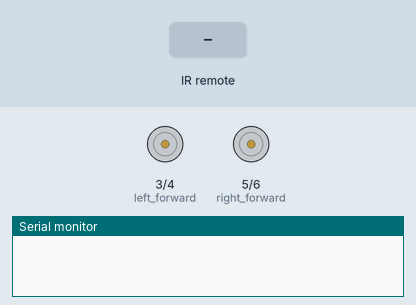
Bench run of a sketch on a simulated Arduino Uno, built with avr-gcc and run on an emulated ATmega328P. Shown: motor-driver pin pairs drawn as motors (green arrow = first pin HIGH = forward, orange = second pin HIGH = backward, longer = more drive), the last lines printed to the serial monitor. The inputs (shaded band) are chosen by the test bench.

Above: at 1.2 s.
1.3 s: infrared code 0xF30CFF00 received
At 2.2 s:
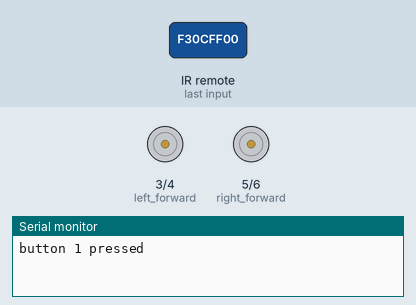
2.9 s: infrared code 0xE718FF00 received
At 3.3 s:
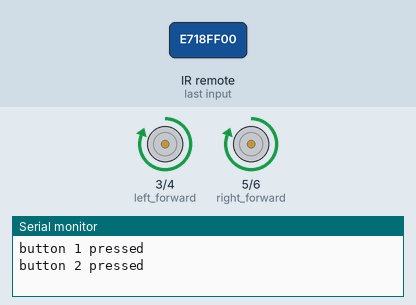
4.4 s: infrared code 0xA15EFF00 received
At 5.7 s:
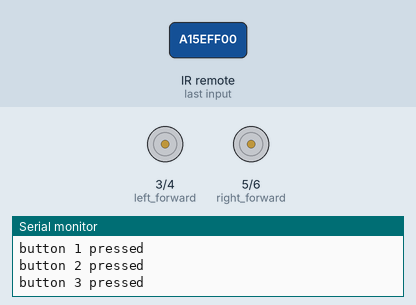
6.0 s: infrared code 0xF708FF00 received
At 7.0 s:
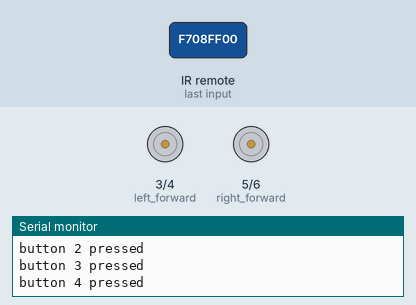
7.6 s: infrared code 0xA55AFF00 received
At 8.2 s:
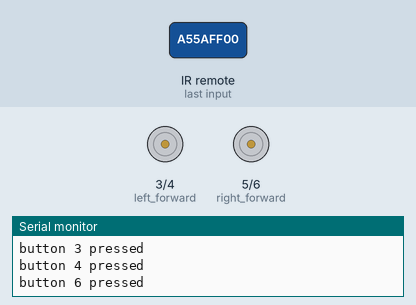
9.2 s: infrared code 0xAD52FF00 received
At 10.5 s:
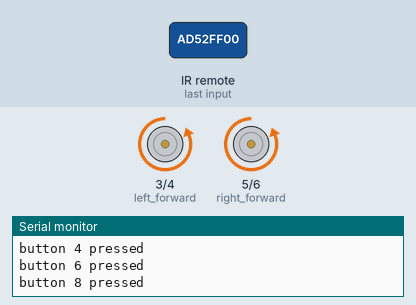
Timing chart, 0 to 11.7 s (numbered marks = the images above; inputs shaded):
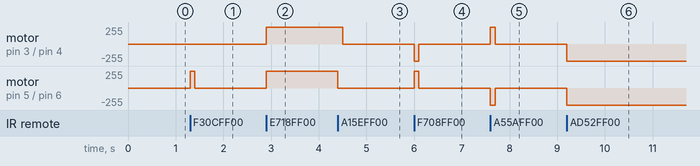

Measured:
- after the input at 1.3 s, motor on pin 5 (right_forward) / pin 6 (right_backward): stopped → forward 255/255 at once, → stopped 0.10 s later
- after the input at 2.9 s, motor on pin 3 (left_forward) / pin 4 (left_backward), motor on pin 5 (right_forward) / pin 6 (right_backward): stopped → forward 255/255 at once
- after the input at 4.4 s, motor on pin 3 (left_forward) / pin 4 (left_backward): forward 255/255 → stopped after 0.10 s; motor on pin 5 (right_forward) / pin 6 (right_backward): forward 255/255 → stopped at once
- after the input at 6.0 s, motor on pin 3 (left_forward) / pin 4 (left_backward): stopped → backward 255/255 at once, → stopped 0.10 s later; motor on pin 5 (right_forward) / pin 6 (right_backward): stopped → forward 255/255 at once, → stopped 0.10 s later
- after the input at 7.6 s, motor on pin 3 (left_forward) / pin 4 (left_backward): stopped → forward 255/255 at once, → stopped 0.10 s later; motor on pin 5 (right_forward) / pin 6 (right_backward): stopped → backward 255/255 at once, → stopped 0.10 s later
- after the input at 9.2 s, motor on pin 3 (left_forward) / pin 4 (left_backward), motor on pin 5 (right_forward) / pin 6 (right_backward): stopped → backward 255/255 at once

The sketch:

2wheel.ino
```cpp
#include <IRremote.h>  //including infrared remote header file
#include <NewPing.h>
#define left_forward 3
#define left_backward 4
#define right_forward 5
#define right_backward 6
#define engine_speed_control 9
#define RECV_PIN 2
#define ECHO_PIN 8
#define TRIG_PIN 9

#define BUTTON_ON 0xBA45FF00
#define BUTTON_0 0xE916FF00
#define BUTTON_1 0xF30CFF00
#define BUTTON_2 0xE718FF00
#define BUTTON_3 0xA15EFF00
#define BUTTON_4 0xF708FF00
#define BUTTON_5 0xE31CFF00
#define BUTTON_6 0xA55AFF00
#define BUTTON_7 0xBD42FF00
#define BUTTON_8 0xAD52FF00
#define BUTTON_9 0xB54AFF00
#define BUTTON_VOL_MINUS 0xEA15FF00
#define BUTTON_VOL_PLUS 0xF609FF00

static bool startEngine = false;
static int engineSpeed = 125;
void setup() {
  // put your setup code here, to run once:
  Serial.begin(9600);
  IrReceiver.begin(RECV_PIN, ENABLE_LED_FEEDBACK);
  for (byte i = 0; i < 4 ; i++) {
    pinMode(3 + i, OUTPUT);
    digitalWrite(3 + i , LOW);
  }
  stop_engine();
  //  analogWrite(engine_speed_control, engineSpeed);

}


void loop() {
  // put your main code here, to run repeatedly:
  ir_function();

}// loop

enum Direction : byte {
  center = 0,
  left = 1,
  right = 2,
  left_1w ,
  right_1w ,
  increase_speed,
  decrease_speed
};

void ir_function() {
  if (IrReceiver.decode()) {
    static Direction perviousDirection = center;
    switch (IrReceiver.decodedIRData.decodedRawData) {
      case BUTTON_ON:
        Serial.println("button on pressed");
        stop_engine();
        perviousDirection = center;
        break;
      case BUTTON_0:
        Serial.println("button 0 pressed");
        break;
      case BUTTON_1:
        Serial.println("button 1 pressed");
        stop_engine();
        perviousDirection = center;
        turn_left_1w();
        perviousDirection = left_1w;
        break;
      case BUTTON_2:
        Serial.println("button 2 pressed");
        move_forward();
        perviousDirection = center;
        break;
      case BUTTON_3:
        Serial.println("button 3 pressed");
        turn_right_1w();
        perviousDirection = right_1w;
        break;
      case BUTTON_4:
        Serial.println("button 4 pressed");
        turn_left();
        perviousDirection = left;
        break;
      case BUTTON_5:
        Serial.println("button 5 pressed");
        stop_engine();
        perviousDirection = center;
        break;
      case BUTTON_6:
        Serial.println("button 6 pressed");
        turn_right();
        perviousDirection = right;
        break;
      case BUTTON_7:
        Serial.println("button 7 pressed");
        break;
      case BUTTON_8:
        Serial.println("button 8 pressed");
        move_backward();
        perviousDirection = center;
        break;
      case BUTTON_9:
        Serial.println("button 9 pressed");
        break;
      case BUTTON_VOL_PLUS:
        Serial.println("button vol + pressed");
        increase_engine_speed();
        perviousDirection = increase_speed;
        break;
      case BUTTON_VOL_MINUS:
        Serial.println("button vol - pressed");
        decrease_engine_speed();
        perviousDirection = decrease_speed;
        break;
      case 0x0:
        switch (perviousDirection) {
          case left:
            turn_left();
            break;
          case right:
            turn_right();
            break;
          case left_1w:
            turn_left_1w();
            break;
          case right_1w:
            turn_right_1w();
            break;
          case increase_speed:
            increase_engine_speed();
            break;
          case decrease_speed:
            decrease_engine_speed();
            break;
        }
        Serial.println("button pressed double");
        break;
      default:
        perviousDirection = center;
        break;
    }
    IrReceiver.resume();
  }

}


void increase_engine_speed() {
  if (engineSpeed + 10 <= 255) {
    engineSpeed += 10;
  }
  else {
    engineSpeed = 255;
  }
  analogWrite(engine_speed_control, engineSpeed);
}

void decrease_engine_speed() {
  if (engineSpeed - 10 >= 125) {
    engineSpeed -= 10;
  }
  else {
    engineSpeed = 125;
  }
  analogWrite(engine_speed_control, engineSpeed);
}


void stop_engine() {
  digitalWrite(left_forward, LOW);
  digitalWrite(left_backward, LOW);
  digitalWrite(right_forward, LOW);
  digitalWrite(right_backward, LOW);
}

void move_forward() {
  digitalWrite(left_forward, HIGH);
  digitalWrite(left_backward, LOW);
  digitalWrite(right_forward, HIGH);
  digitalWrite(right_backward, LOW);
}

void move_backward() {
  digitalWrite(left_forward, LOW);
  digitalWrite(left_backward, HIGH);
  digitalWrite(right_forward, LOW);
  digitalWrite(right_backward, HIGH);
}

void turn_left() {
  //  analogWrite(engine_speed_control, 120);
  digitalWrite(left_forward, LOW);
  digitalWrite(left_backward, HIGH);
  digitalWrite(right_forward, HIGH);
  digitalWrite(right_backward, LOW);
  delay(100);
  //  analogWrite(engine_speed_control, engineSpeed);
  stop_engine();
}

void turn_left_1w() {
  //  analogWrite(engine_speed_control, 200);
  digitalWrite(left_forward, LOW);
  digitalWrite(left_backward, LOW);
  digitalWrite(right_forward, HIGH);
  digitalWrite(right_backward, LOW);
  delay(100);
  //  analogWrite(engine_speed_control, engineSpeed);
  stop_engine();
}

void turn_right() {
  //  analogWrite(engine_speed_control, 120);
  digitalWrite(left_forward, HIGH);
  digitalWrite(left_backward, LOW);
  digitalWrite(right_forward, LOW);
  digitalWrite(right_backward, HIGH);
  delay(100);
  //  analogWrite(engine_speed_control, engineSpeed);
  stop_engine();
}

void turn_right_1w() {
  //  analogWrite(engine_speed_control, 200);
  digitalWrite(left_forward, HIGH);
  digitalWrite(left_backward, LOW);
  digitalWrite(right_forward, LOW);
  digitalWrite(right_backward, LOW);
  delay(100);
  //  analogWrite(engine_speed_control, engineSpeed);
  stop_engine();
}
```
